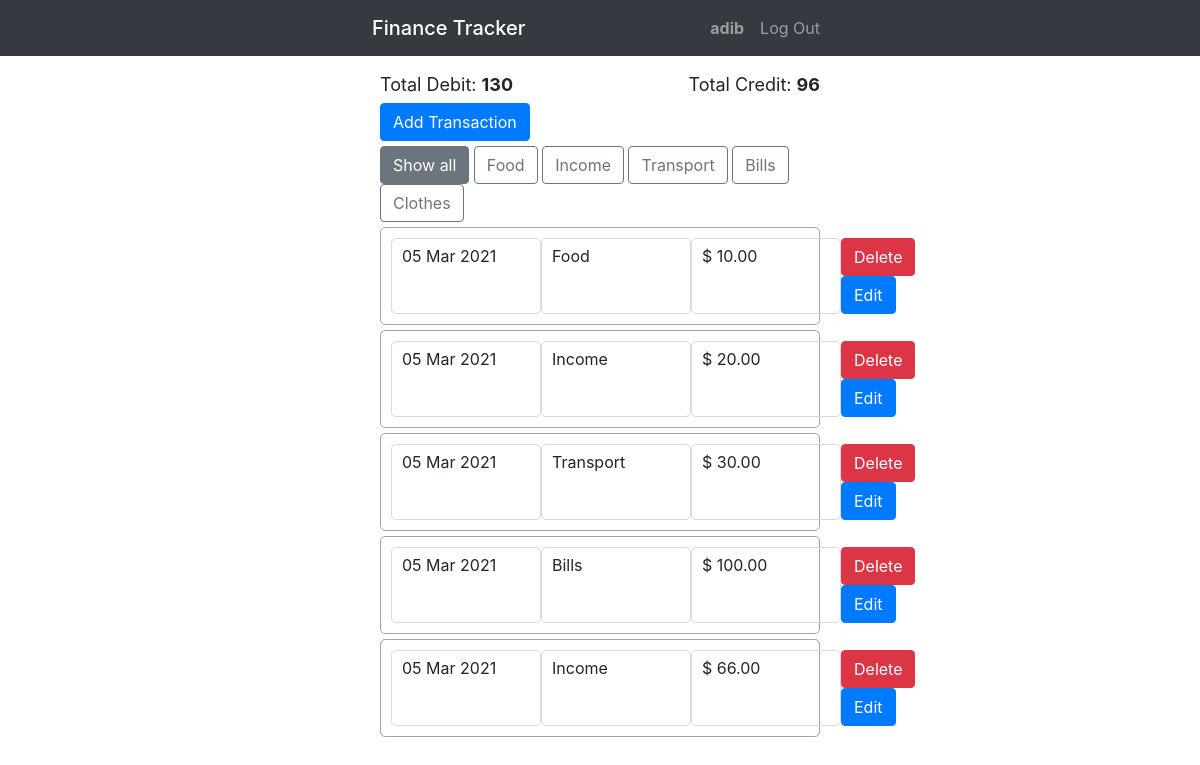
The app's page / (signed in), older data.
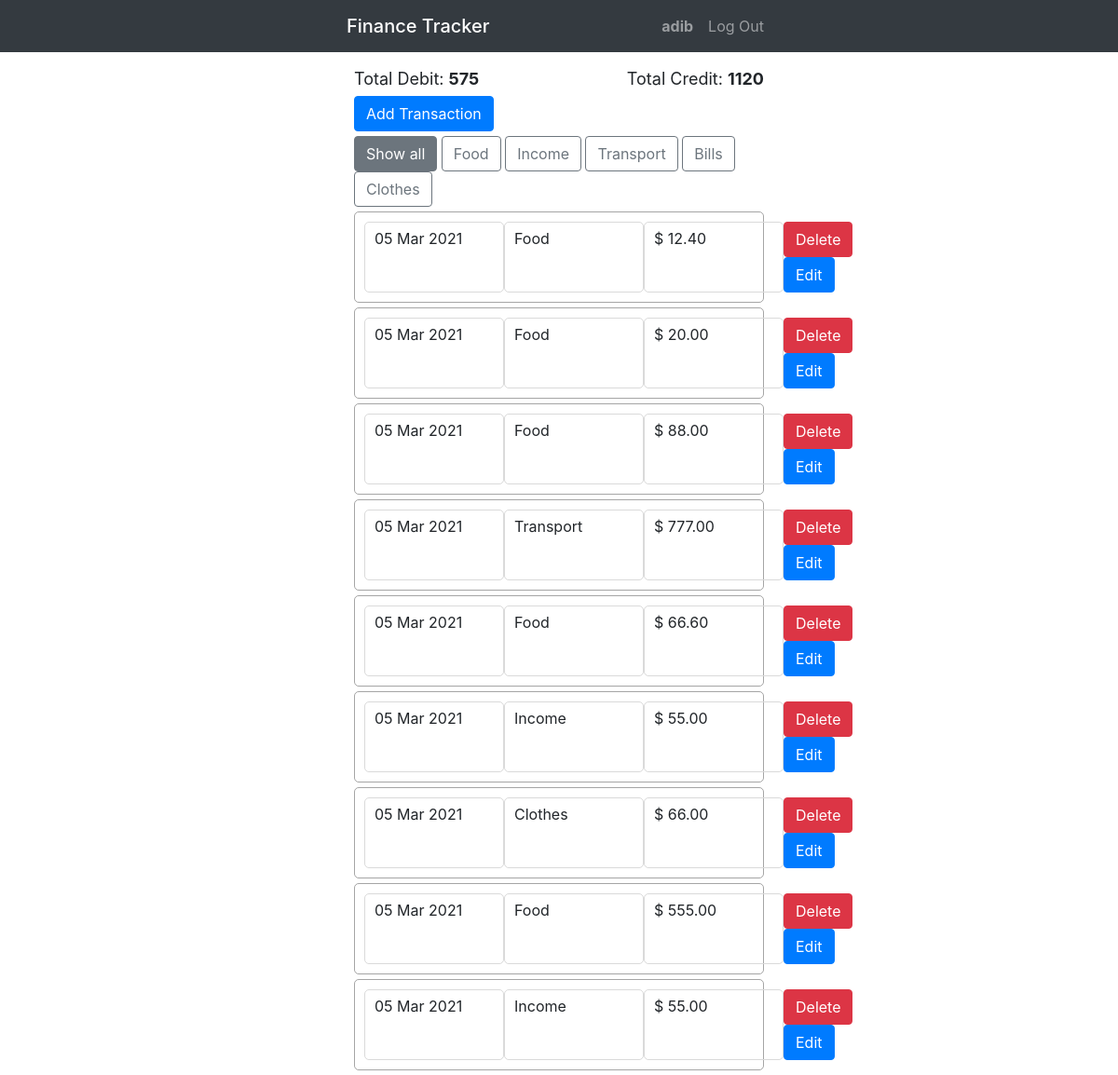
The same page, newer data.
### tracker/models.py (models this page shows, shortened)
class User(AbstractUser):
    pass

class Transaction(models.Model):
    uuid = models.CharField(default=uuid.uuid4, editable=True, unique=True, max_length=200)
    user = models.ForeignKey(User, on_delete=models.CASCADE)
    created  = models.DateTimeField(editable=True, default=timezone.now)
    modified  = models.DateTimeField(editable=True, default=timezone.now)
    category = models.CharField(max_length=200, default="")
    debit = models.DecimalField(max_digits=20, decimal_places=2, default=0)
    credit = models.DecimalField(max_digits=20, decimal_places=2, default=0)
    description = models.CharField(max_length=200, default="")

### tracker/views.py (the view)
# urls.py: path("", views.index, name="index"),
@login_required(login_url='/login')
def index(request):
    if request.method == "POST":
        tran = Transaction()
        form = createTransaction(request.POST)
        if form.is_valid():
            tran.user = request.user
            tran.category = form.cleaned_data['category']
            tran.description = form.cleaned_data['descr']
            if form.cleaned_data['value'] >= 0:
                tran.credit = form.cleaned_data['value']
            else:
                tran.debit = form.cleaned_data['value']
            tran.save()
        return HttpResponseRedirect(reverse("index"))
    else:
        return render(request, "tracker/index.html", {
            "form": createTransaction(),
            "trans": Transaction.objects.all().filter(user=request.user, created__year=datetime.datetime.now().year,
                      created__month=datetime.datetime.now().month),
            "credit": Transaction.objects.filter(user=request.user).aggregate(Sum('credit')),
            "debit": Transaction.objects.filter(user=request.user).aggregate(Sum('debit')),
        })

### tracker/templates/tracker/index.html (shortened to what this page needs)
{% extends "tracker/layout.html" %}
{% load mathfilters %}
{% load widget_tweaks %}
{% if user.is_authenticated %}
{% block body %}
<div class="container">
    <div class="debit_credit">
<div id="debit" class="total">Total Debit: <span class="font-weight-bold"> {{ debit.debit__sum|abs }}</span></div>
<div id="credit" class="total">Total Credit: <span class="font-weight-bold"> {{ credit.credit__sum|abs }}</span></div>
    </div>
<div id="add_new"><button class="btn btn-primary" href="#" onclick='overlay()'>Add Transaction</button></div>
<div id="myBtnContainer">
    <button class="btn btnF btn-outline-secondary active" onclick="filterSelection('all')"> Show all</button>
    <button class="btn btnF btn-outline-secondary" onclick="filterSelection('Food')"> Food</button>
    <button class="btn btnF btn-outline-secondary" onclick="filterSelection('Income')"> Income</button>
    <button class="btn btnF btn-outline-secondary" onclick="filterSelection('Transport')"> Transport</button>
    <button class="btn btnF btn-outline-secondary" onclick="filterSelection('Bills')"> Bills</button>
    <button class="btn btnF btn-outline-secondary" onclick="filterSelection('Clothes')"> Clothes</button>
  </div>
{% for objects in trans %}
<div class="transaction_container {{ objects.category }}">
        <form action="/edit/{{ objects.uuid }}" method="post">
    <div class="transactions">
        <div class="transactions_element">{{ objects.created|date:"d M Y" }}</div>
        <div class="transactions_element"> {{ objects.category }}</div>
        {% if objects.credit > 0 %}
            <div class="transactions_element">$ {{ objects.credit|abs }}</div>
        {% else %}
        <div class="transactions_element">$ {{ objects.debit|abs }}</div>
        {% endif %}
        <div>
            <button  data-entry="{{ objects.uuid }}" type="submit" name="delete" class="btn btn-danger">Delete</button>
            <button  type="button" data-entry="{{ forloop.counter }}" onclick='overlay_edit( "{{ forloop.counter }}" )' class="btn btn-primary" value="{{ forloop.counter }}">Edit</button>
        </div>
    </div>
    </form>
</div>
{% endfor %}
{% endblock %}
{% endif %}

### tracker/templates/tracker/layout.html (shortened to what this page needs)
{% load static %}
<!DOCTYPE html>
<html lang="en">
    <head>
        <link rel="stylesheet" href="https://stackpath.bootstrapcdn.com/bootstrap/4.4.1/css/bootstrap.min.css">
        <link href="{% static 'tracker/styles.css' %}" rel="stylesheet">
    </head>
    <body>
        <nav class="navbar navbar-expand-lg navbar-dark bg-dark">
        <div class="nav_bar">
            <div class="nav_logo">
                <a class="navbar-brand  mb-0 h1" href="#">Finance Tracker</a>
            </div>
            <div class="nav_items">
              <ul class="navbar-nav mr-auto">
                {% if user.is_authenticated %}
                    <li class="nav-item">
                        <a class="nav-link" href="#"><strong>{{ user.username }}</strong></a>
                    </li>
                    <li class="nav-item">
                        <a class="nav-link" href="{% url 'logout' %}">Log Out</a>
                    </li>
                {% endif %}
              </ul>
            </div>
        </div>
          </nav>
        <div class="body">
            {% block body %}
            {% endblock %}
        </div>
    </body>
</html>

### tracker/static/tracker/styles.css (style rules this page uses)
body { height:100%; margin:0; padding:0; }
.transactions { display: flex; flex-direction: row; justify-content: space-between; max-width: 40vw; border: 1px solid rgb(165, 165, 165); padding: 10px; border-radius: 5px; }
.transactions_element { border: 1px solid rgb(218, 218, 218); padding: 5px 10px 5px 10px; border-radius: 5px; min-width: 150px; }
.transaction_container { display: block; margin: 5px; }
.container { max-width: 40vw; margin: auto; margin-top: 15px; }
#myBtnContainer { margin: 5px; }
.debit_credit { display: flex; flex-direction: row; justify-content: space-between; margin: 5px; }
.nav_bar { display: flex; flex-direction: row; justify-content: space-between; width: 38vw; margin: auto; }
#add_new { margin: 5px; }
.total { font-size: large; }

Row changes from the older to the newer data that the page shows:
changed Transaction (number 1 of 9 on the later page): credit|abs "10.00" → "12.40"
changed Transaction (number 2 of 9 on the later page): category "Income" → "Food"; credit 20 → 0 (drawn); debit|abs (not shown) → "20.00"; credit|abs "20.00" → (not shown)
changed Transaction (number 3 of 9 on the later page): category "Transport" → "Food"; credit 0 → 88 (drawn); credit|abs (not shown) → "88.00"; debit|abs "30.00" → (not shown)
changed Transaction: category "Bills" → "Transport"; credit 0 → 777 (drawn); credit|abs (not shown) → "777.00"; debit|abs "100.00" → (not shown)
changed Transaction (number 5 of 9 on the later page): category "Income" → "Food"; credit|abs "66.00" → "66.60"
added Transaction: created "05 Mar 2021", category "Income", credit|abs "55.00"
added Transaction: created "05 Mar 2021", category "Clothes", credit|abs "66.00"
added Transaction: created "05 Mar 2021", category "Food", debit|abs "555.00"
added Transaction: created "05 Mar 2021", category "Income", credit|abs "55.00"
Text that changed along with them:
{{ debit.debit__sum|abs }}: "130" → "575"
{{ credit.credit__sum|abs }}: "96" → "1120"
